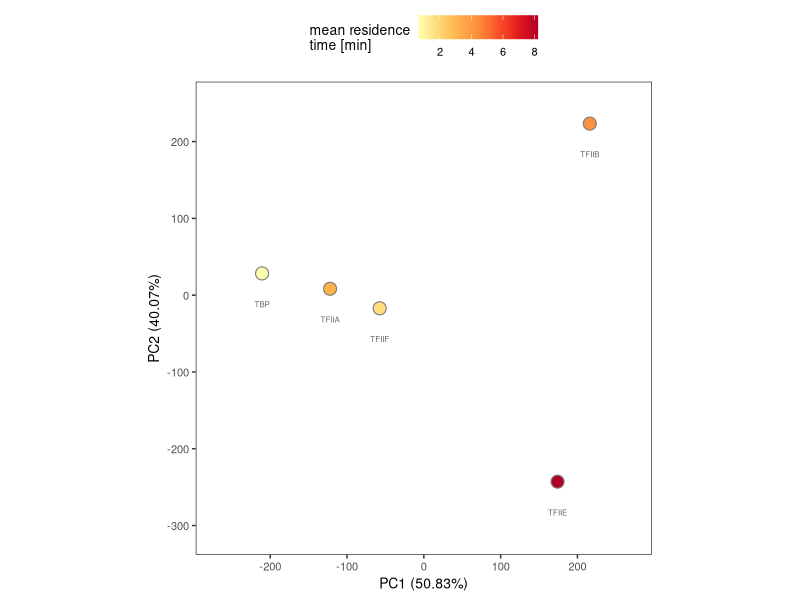

Source code (R):
rm(list = ls())

library(tidyverse)

# load imputed values
imp = as.matrix(read.csv("data/imputed_missing_values/imputed_residence_times_fastSitesExcluded.csv") %>% 
                  column_to_rownames(var = "X"))

# upload table replace <1 min with a random number between 0-1
# make class labels
resTimes = read.csv("data/residence_times_all.csv") %>% 
  dplyr::select(-peakName) %>% 
  pivot_longer(cols = TBP:TFIIF, names_to = "factorName", values_to = "resTime", values_drop_na = TRUE) %>% 
  distinct()

meanResTime = resTimes %>% 
  mutate(randNum = runif(nrow(resTimes), min=0, max=1)) %>% 
  mutate(resTimesNum = ifelse(resTime == "<1", randNum, as.numeric(resTime))) %>% 
  dplyr::select(factorName, resTimesNum) %>% 
  group_by(factorName) %>% 
  summarise(meanResTime = mean(resTimesNum))

# ======= 1) pca of factors ===========
factorPCA = function(imputedData){
  pca = prcomp(t(imputedData))
  summary(pca)
  variance = round((pca$sdev^2 / sum(pca$sdev^2))*100, digits = 2)
  PCA_out = as.data.frame(pca$x) %>% 
    add_column(variance) %>% 
    rownames_to_column(var = "factorName")
  
  return(PCA_out)
}

# a) plot PCA with imputed observations
plotPCA_factors = factorPCA(imp) %>% 
  inner_join(meanResTime)
p = ggplot(plotPCA_factors, aes(x = PC1, y = PC2, label = factorName, fill = meanResTime, color = meanResTime))
p + geom_point(size=4, shape = 21, stroke = 0.6, color = "grey50") + 
  geom_text(nudge_y = -40, color = "grey40", size = 2) +
  theme_bw() +
  xlab(paste('PC1 (', plotPCA_factors $variance[1],'%)', sep = ""))+
  ylab(paste('PC2 (', plotPCA_factors $variance[2],'%)', sep = "")) +
  coord_fixed() +
  xlim(-270, 270) +
  ylim(-310, 250) +
  theme(panel.background = element_rect(fill = "transparent"), # bg of the panel
        plot.background = element_rect(fill = "transparent", color = NA),
        legend.background = element_rect(fill = "transparent"),
        text = element_text(size=10),
        strip.background=element_rect(colour="black",
                                      fill="white"),
        panel.grid.major = element_blank(), 
        panel.grid.minor = element_blank(), 
        legend.position = "top") +
  scale_fill_distiller(palette = "YlOrRd", direction = 1) +
  guides(fill=guide_colorbar(title=paste("mean residence", "time [min]", sep = "\n"))) 
